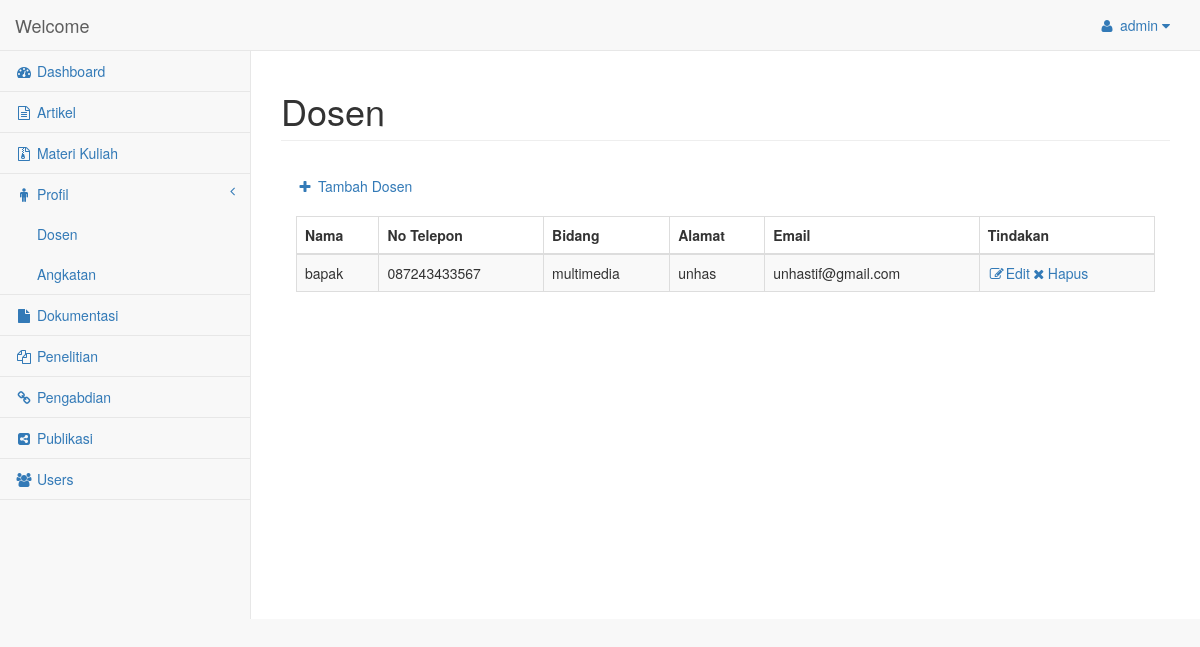
The app's page /dosen.php (signed in), older data.
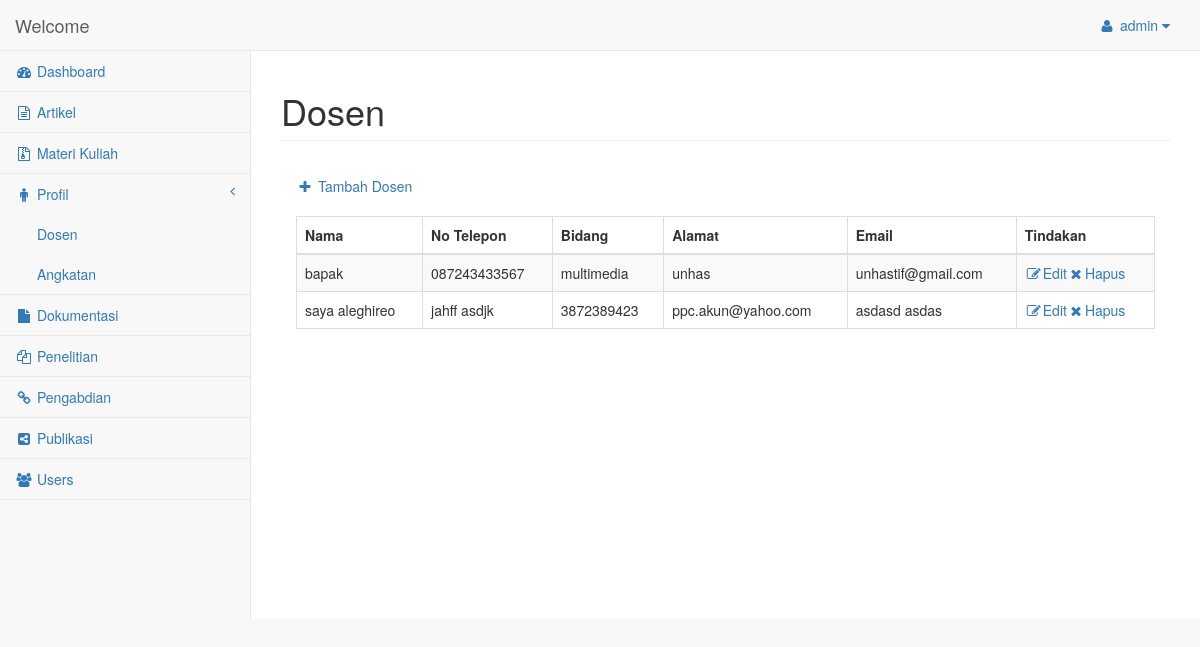
The same page, newer data.
### tables this page shows
CREATE TABLE IF NOT EXISTS `profil_dosen` (
  `id` int(11) NOT NULL AUTO_INCREMENT,
  `Nama` varchar(30) NOT NULL,
  `Telepon` varchar(13) NOT NULL,
  `Bidang` varchar(30) NOT NULL,
  `Alamat` varchar(50) NOT NULL,
  `Email` varchar(40) NOT NULL,
  `Gambar` varchar(100) NOT NULL,
  PRIMARY KEY (`id`)
);

### dosen.php (the view, shortened to what the changed rows need)
<!DOCTYPE html>
<html lang="en">
<head>
      <link href="bower_components/bootstrap/dist/css/bootstrap.min.css" rel="stylesheet">
      <link href="bower_components/metisMenu/dist/metisMenu.min.css" rel="stylesheet">
      <link href="dist/css/timeline.css" rel="stylesheet">
      <link href="dist/css/sb-admin-2.css" rel="stylesheet">
      <link href="bower_components/morrisjs/morris.css" rel="stylesheet">
      <link href="bower_components/font-awesome/css/font-awesome.min.css" rel="stylesheet" type="text/css">
</head>
<body>
    <div id="wrapper">
        <div id="page-wrapper">
            <div class="row">
                <div class="col-lg-12">
                    <h1 class="page-header">Dosen</h1>
                </div>
            </div>
            <div class="row">
                <div class="col-lg-12">
                    <div class="panel-body">
                        <a href="tambahdosen.php"><i class="fa fa-plus fa-fw"></i> Tambah Dosen</a><br><br>
                        <div class="dataTable_wrapper">
                            <table class="table table-striped table-bordered table-hover" id="dataTables-example">
                                <thead>
                                    <tr>
                                        <th>Nama</th>
                                        <th>No Telepon</th>
                                        <th>Bidang</th>
                                        <th>Alamat</th>
                                        <th>Email</th>
                                        <th>Tindakan</th>
                                    </tr>
                                </thead>
                                <tbody>
                                    <?php
                                        $pdo = Database::connect();
                                        $sql = 'Select * From profil_dosen';
                                        foreach ($pdo->query($sql) as $row) {
                                            echo '<tr class="even gradeA">';
                                            echo '<td>'. $row['Nama'] .'</td>';
                                            echo '<td>'. $row['Telepon'] .'</td>';
                                            echo '<td>'. $row['Bidang'] .'</td>';
                                            echo '<td>'. $row['Alamat'] .'</td>';
                                            echo '<td>'. $row['Email'] .'</td>';
                                            echo '<td class="center"><a href="editdosen.php?id='.$row['id'].'"><i class="fa fa-edit fa-fw"></i>Edit</a><a href="deletedosen.php?id='.$row['id'].'"><i class="fa fa-close fa-fw"></i>Hapus</a></td>';
                                            echo '</tr>';
                                        }
                                    ?>
                                </tbody>
                            </table>
                        </div>
                    </div>
                </div>
            </div>
        </div>
    </div>
</body>
</html>

Row changes from the older to the newer data that the page shows:
added profil_dosen: Nama "saya aleghireo", Telepon "jahff asdjk", Bidang "3872389423", Alamat "ppc.akun@yahoo.com", Email "asdasd asdas"
